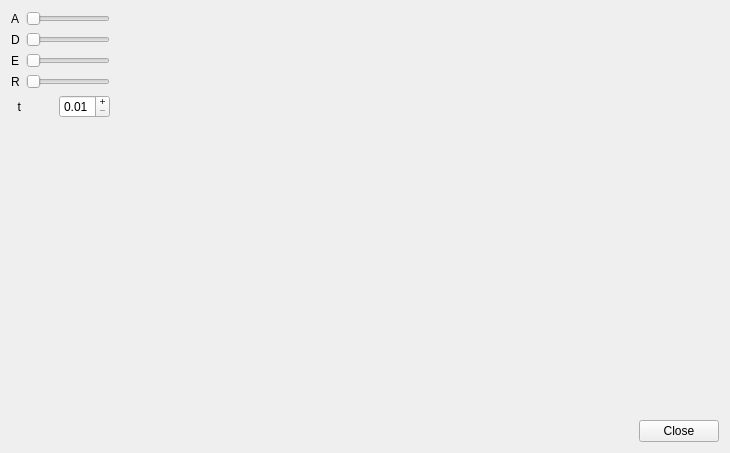
<?xml version="1.0" encoding="UTF-8"?>
<ui version="4.0">
 <class>Widget</class>
 <widget class="QWidget" name="Widget">
  <property name="geometry">
   <rect>
    <x>0</x>
    <y>0</y>
    <width>730</width>
    <height>453</height>
   </rect>
  </property>
  <property name="windowTitle">
   <string>Widget</string>
  </property>
  <layout class="QGridLayout" name="gridLayout">
   <item row="0" column="2">
    <spacer name="horizontalSpacer_3">
     <property name="orientation">
      <enum>Qt::Horizontal</enum>
     </property>
     <property name="sizeHint" stdset="0">
      <size>
       <width>40</width>
       <height>20</height>
      </size>
     </property>
    </spacer>
   </item>
   <item row="0" column="3">
    <spacer name="horizontalSpacer">
     <property name="orientation">
      <enum>Qt::Horizontal</enum>
     </property>
     <property name="sizeHint" stdset="0">
      <size>
       <width>40</width>
       <height>20</height>
      </size>
     </property>
    </spacer>
   </item>
   <item row="2" column="1">
    <spacer name="verticalSpacer">
     <property name="orientation">
      <enum>Qt::Vertical</enum>
     </property>
     <property name="sizeHint" stdset="0">
      <size>
       <width>20</width>
       <height>40</height>
      </size>
     </property>
    </spacer>
   </item>
   <item row="3" column="4">
    <widget class="QPushButton" name="pushButton">
     <property name="text">
      <string>Close</string>
     </property>
    </widget>
   </item>
   <item row="3" column="1" colspan="3">
    <spacer name="horizontalSpacer_2">
     <property name="orientation">
      <enum>Qt::Horizontal</enum>
     </property>
     <property name="sizeHint" stdset="0">
      <size>
       <width>293</width>
       <height>20</height>
      </size>
     </property>
    </spacer>
   </item>
   <item row="1" column="1">
    <widget class="QDoubleSpinBox" name="doubleSpinBox">
     <property name="buttonSymbols">
      <enum>QAbstractSpinBox::PlusMinus</enum>
     </property>
     <property name="minimum">
      <double>0.010000000000000</double>
     </property>
     <property name="maximum">
      <double>1.000000000000000</double>
     </property>
     <property name="singleStep">
      <double>0.010000000000000</double>
     </property>
     <property name="value">
      <double>0.010000000000000</double>
     </property>
    </widget>
   </item>
   <item row="1" column="0">
    <widget class="QLabel" name="label_5">
     <property name="text">
      <string>  t</string>
     </property>
    </widget>
   </item>
   <item row="0" column="0" colspan="2">
    <layout class="QFormLayout" name="formLayout">
     <item row="0" column="0">
      <widget class="QLabel" name="label">
       <property name="text">
        <string>A</string>
       </property>
      </widget>
     </item>
     <item row="0" column="1">
      <widget class="QSlider" name="horizontalSlider">
       <property name="cursor">
        <cursorShape>PointingHandCursor</cursorShape>
       </property>
       <property name="tracking">
        <bool>true</bool>
       </property>
       <property name="orientation">
        <enum>Qt::Horizontal</enum>
       </property>
       <property name="invertedAppearance">
        <bool>false</bool>
       </property>
      </widget>
     </item>
     <item row="1" column="0">
      <widget class="QLabel" name="label_2">
       <property name="text">
        <string>D</string>
       </property>
      </widget>
     </item>
     <item row="2" column="0">
      <widget class="QLabel" name="label_3">
       <property name="text">
        <string>E</string>
       </property>
      </widget>
     </item>
     <item row="2" column="1">
      <widget class="QSlider" name="horizontalSlider_3">
       <property name="orientation">
        <enum>Qt::Horizontal</enum>
       </property>
      </widget>
     </item>
     <item row="3" column="0">
      <widget class="QLabel" name="label_4">
       <property name="text">
        <string>R</string>
       </property>
      </widget>
     </item>
     <item row="3" column="1">
      <widget class="QSlider" name="horizontalSlider_4">
       <property name="orientation">
        <enum>Qt::Horizontal</enum>
       </property>
      </widget>
     </item>
     <item row="1" column="1">
      <widget class="QSlider" name="horizontalSlider_2">
       <property name="orientation">
        <enum>Qt::Horizontal</enum>
       </property>
      </widget>
     </item>
    </layout>
   </item>
  </layout>
 </widget>
 <layoutdefault spacing="6" margin="11"/>
 <resources/>
 <connections/>
</ui>
